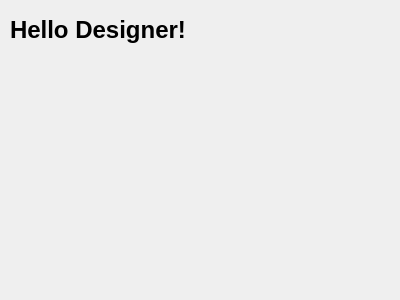
<?xml version="1.0" encoding="UTF-8"?>
<ui version="4.0">
 <class>Form</class>
 <widget class="QWidget" name="Form">
  <property name="geometry">
   <rect>
    <x>0</x>
    <y>0</y>
    <width>400</width>
    <height>300</height>
   </rect>
  </property>
  <property name="windowTitle">
   <string>Form</string>
  </property>
  <widget class="QLabel" name="label">
   <property name="geometry">
    <rect>
     <x>10</x>
     <y>10</y>
     <width>200</width>
     <height>40</height>
    </rect>
   </property>
   <property name="text">
    <string>&lt;h1&gt;Hello Designer!&lt;/h1&gt;</string>
   </property>
  </widget>
 </widget>
 <resources/>
 <connections/>
</ui>
